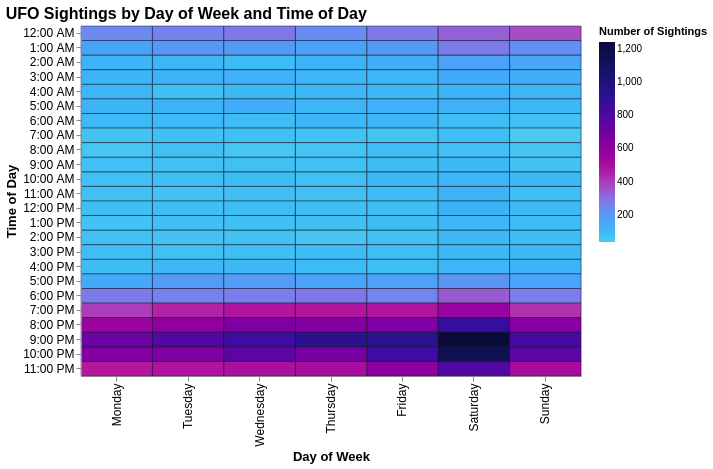

Notebook source saved alongside this figure:
### Code cell
# Create interactive heatmap
hover_heat = alt.selection_point(
    fields=["day_of_week", "hour"],
    on="mouseover",
    empty="none"
)

heatmap = (
    alt.Chart(weekday_hour_counts)
    .mark_rect(stroke="#1a1a2e", strokeWidth=0.5)
    .encode(
        x=alt.X(
            "day_of_week:N",
            sort=day_order,
            title="Day of Week"
        ),
        y=alt.Y(
            "time:O",
            sort=[
                "12:00 AM","1:00 AM","2:00 AM","3:00 AM","4:00 AM","5:00 AM",
                "6:00 AM","7:00 AM","8:00 AM","9:00 AM","10:00 AM","11:00 AM",
                "12:00 PM","1:00 PM","2:00 PM","3:00 PM","4:00 PM","5:00 PM",
                "6:00 PM","7:00 PM","8:00 PM","9:00 PM","10:00 PM","11:00 PM"
            ],
            title="Time of Day"
        ),
        color=alt.Color(
            "count:Q",
            scale=alt.Scale(
                range=["#0b0b3b", "#3a0ca3", "#b5179e", "#4cc9f0"]
            ),
            legend=alt.Legend(title="Number of Sightings")
        ),
        opacity=alt.condition(hover_heat, alt.value(1), alt.value(0.85)),
        tooltip=[
            alt.Tooltip("day_of_week:N", title="Day"),
            alt.Tooltip("time:O", title="Time of Day"),
            alt.Tooltip("count:Q", title="Sightings", format=",")
        ]
    )
    .properties(
        title="UFO Sightings by Day of Week and Time of Day",
        width=500,
        height=350
    )
    .add_params(hover_heat)
    .configure_axis(
        labelFontSize=12,
        titleFontSize=13,
        labelColor="black",
        titleColor="black"
    )
    .configure_title(
        fontSize=16,
        anchor="start",
        color="black"
    )
    .configure_view(
        fill="#0b0b1a"
    )
)

heatmap

### Figure 1 — Vega-Lite specification as saved in the notebook (floating-point values rounded to 4 significant figures; data arrays with more than 128 entries replaced by an {"elided": "..."} marker saying what was removed)
{"config": {"view": {"continuousWidth": 300, "continuousHeight": 300, "fill": "#0b0b1a"}, "axis": {"labelColor": "black", "labelFontSize": 12, "titleColor": "black", "titleFontSize": 13}, "title": {"anchor": "start", "color": "black", "fontSize": 16}}, "data": {"name": "data-36ab66d67fca838c5b49ac665348a342"}, "mark": {"type": "rect", "stroke": "#1a1a2e", "strokeWidth": 0.5}, "encoding": {"color": {"field": "count", "legend": {"title": "Number of Sightings"}, "scale": {"range": ["#4cc9f0", "#b5179e", "#3a0ca3", "#0b0b3b"]}, "type": "quantitative"}, "opacity": {"condition": {"param": "param_43bfa5f1ead4311b", "value": 1}, "value": 0.85}, "tooltip": [{"field": "day_of_week", "title": "Day", "type": "nominal"}, {"field": "time", "title": "Time of Day", "type": "ordinal"}, {"field": "count", "format": ",", "title": "Sightings", "type": "quantitative"}], "x": {"field": "day_of_week", "sort": ["Monday", "Tuesday", "Wednesday", "Thursday", "Friday", "Saturday", "Sunday"], "title": "Day of Week", "type": "nominal"}, "y": {"field": "time", "sort": ["12:00 AM", "1:00 AM", "2:00 AM", "3:00 AM", "4:00 AM", "5:00 AM", "6:00 AM", "7:00 AM", "8:00 AM", "9:00 AM", "10:00 AM", "11:00 AM", "12:00 PM", "1:00 PM", "2:00 PM", "3:00 PM", "4:00 PM", "5:00 PM", "6:00 PM", "7:00 PM", "8:00 PM", "9:00 PM", "10:00 PM", "11:00 PM"], "title": "Time of Day", "type": "ordinal"}}, "height": 350, "params": [{"name": "param_43bfa5f1ead4311b", "select": {"type": "point", "fields": ["day_of_week", "hour"], "on": "mouseover"}}], "title": "UFO Sightings by Day of Week and Time of Day", "width": 500, "$schema": "https://vega.github.io/schema/vega-lite/v6.1.0.json", "datasets": {"data-36ab66d67fca838c5b49ac665348a342": {"elided": "168 records"}}}
